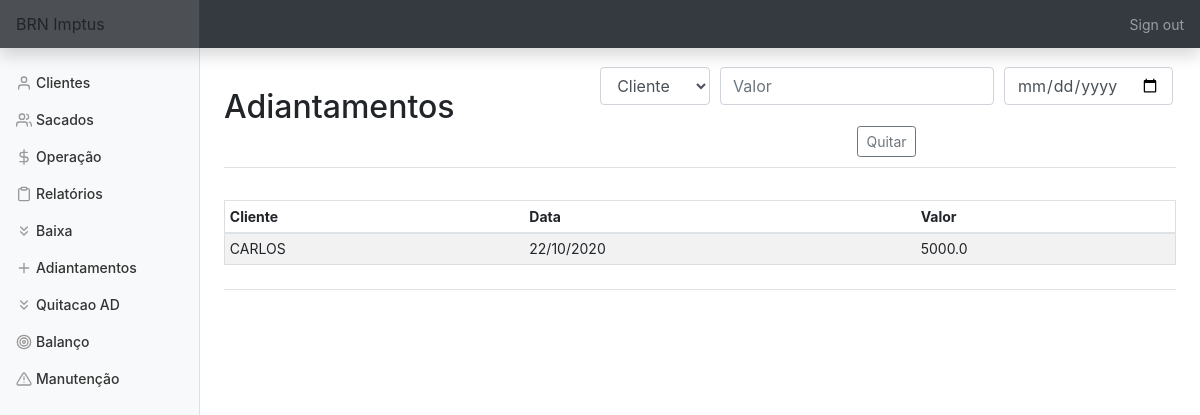
/quitacao (signed in), run on an earlier commit of the app's database.
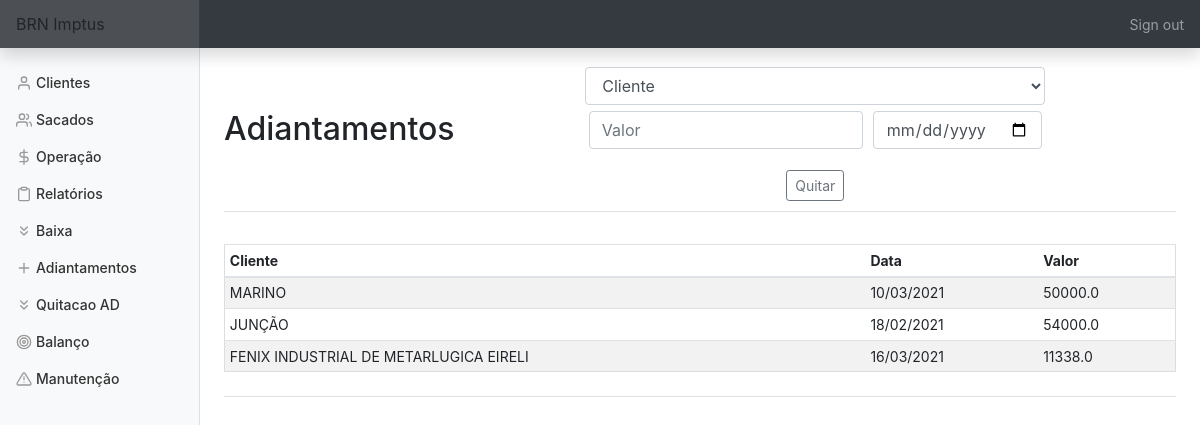
And on a later commit of the database.
### tables this page shows
CREATE TABLE adiantamentos (cliente_id INTEGER, data DATE, valor FLOAT, FOREIGN KEY (cliente_id) REFERENCES clientes(id));

CREATE TABLE clientes (id INTEGER PRIMARY KEY AUTOINCREMENT NOT NULL,
						nome TEXT NOT NULL,
						cep TEXT NOT NULL,
						endereço TEXT NOT NULL, cnpj TEXT, taxa FLOAT);

### app.py (the view, shortened to what this page needs)
@app.route('/quitacao', methods=['GET', 'POST'])
@login_required
def quitacao():
    con = sqlite3.connect(DATABASE)
    con.row_factory = sqlite3.Row
    cur = con.cursor()
    cliente = cur.execute('SELECT nome FROM clientes')
    cliente = cur.fetchall()
    ad = cur.execute('SELECT clientes.nome, adiantamentos.data, adiantamentos.valor FROM adiantamentos JOIN clientes ON adiantamentos.cliente_id=clientes.id;')
    ad = cur.fetchall()
    if request.method == 'GET':
        return render_template('quitacao.html', cliente=cliente, adiantamento=ad)

### app.py (called while the page is built)
@app.after_request
def after_request(response):
    response.headers["Cache-Control"] = "no-cache, no-store, must-revalidate"
    response.headers["Expires"] = 0
    response.headers["Pragma"] = "no-cache"
    return response

### helper.py (called while the page is built)
def login_required(f):
    @wraps(f)
    def decorated_function(*args, **kwargs):
        if session.get("user_id") is None:
            return redirect("/login")
        return f(*args, **kwargs)
    return decorated_function

### templates/quitacao.html (shortened to what this page needs)
{% extends "layout.html" %}
{% block main %}
    <div class='d-flex justify-content-between flex-warp flex-md-nowrap align-items-center pt-3 pb-2 mb-3 border-bottom'>
        <h1 class='h2'>Adiantamentos</h1>
            <form action='quitacao' method='POST'>
                <div class='form-group'>
                        <select class="form-control" name="cliente" required title='Selecione o cliente' alt='Selecione o cliente'>
                            <option disabled selected value>Cliente</option>
                        </select>
                        <input title='Insira o valor do adiantamento' alt='Insira o valor do adiantamento'name='valor' autofocus class='form-control' placeholder='Valor' type='number' step='0.01' data-mask='000.000,00' required>
                        <input title='Insira a data adiantamento' alt='Insira a data do adiantamento'name='data' autofocus class='form-control' placeholder='Data do AD' type='date' required>
                </div>
                <button type='submit' id='baixa' class='btn btn-sm btn-outline-secondary'>Quitar</button>
            </form>
    </div>
    <div class='d-flex justify-content-between flex-warp flex-md-nowrap align-items-center pt-3 pb-2 mb-3 border-bottom'>
        <div class='table-responsive'>
            <table class='table table-striped table-sm'>
                <thead>
                    <tr>
                        <th>Cliente</th>
                        <th>Data</th>
                        <th>Valor</th>
                    </tr>
                </thead>
                <tbody>
                    {% for row in adiantamento %}
                        <tr>
                            <td>{{ row['nome'] }}</td>
                            {% set lt = row['data'].split('-') %}
                            <td>{{ lt[2]+'/'+lt[1]+'/'+lt[0] }}</td>
                            <td>{{ row['valor'] }}</td>
                        </tr>
                    {% endfor %}
                </tbody>
            </table>
        </div>
    </div>
{% endblock %}

What changed in the data, as far as the page shows it:
removed adiantamentos: nome "CARLOS", data "22/10/2020", valor "5000.0"
added adiantamentos: nome "MARINO", data "10/03/2021", valor "50000.0"
added adiantamentos: nome "JUNÇÃO", data "18/02/2021", valor "54000.0"
added adiantamentos: nome "FENIX INDUSTRIAL DE METARLUGICA EIRELI", data "16/03/2021", valor "11338.0"
